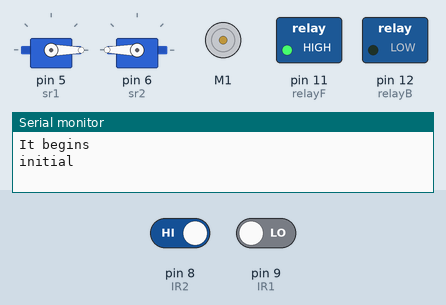
Simulated run of this sketch. Board: Arduino Uno, built with avr-gcc and run on an emulated ATmega328P. On the bench: 2 × servo, DC motor (green arrow = forward, orange = backward, longer = faster), switched loads named in the sketch (green lamp = pin HIGH), the last lines printed to the serial monitor. The test bench sets the inputs (shaded band); at power-on: pin 8 (IR2) HIGH, pin 9 (IR1) LOW.

Above: at 11.2 s.
11.3 s: pin 8 (IR2) driven LOW and pin 9 (IR1) driven HIGH
At 12.6 s:
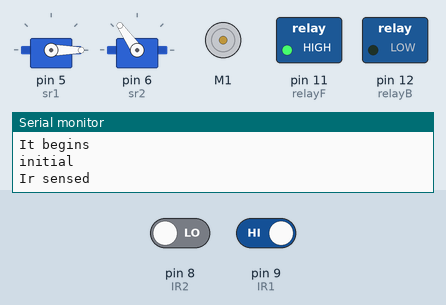
At 20.3 s:
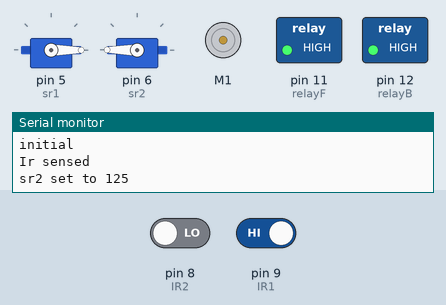
Timing chart, 0 to 42.5 s (numbered marks = the images above; inputs shaded):
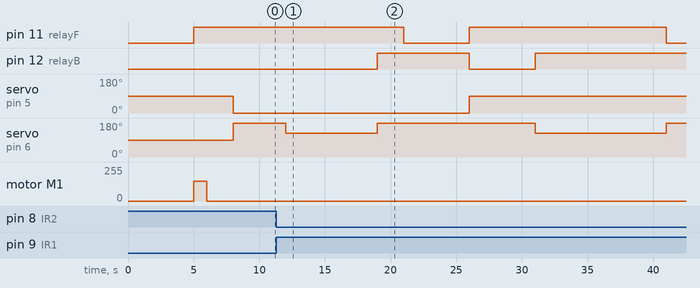

Measured:
- after the input at 11.3 s, pin 11 (relayF): HIGH → LOW after 9.7 s, → HIGH 5.0 s later, → LOW 15.0 s later; pin 12 (relayB): LOW → HIGH after 7.7 s, → LOW 7.0 s later, → HIGH 5.0 s later; servo on pin 5 (sr1): 0° → 90° after 14.7 s; servo on pin 6 (sr2): 180° → 125° after 0.70 s, → 180° 7.0 s later, → 125° 12.0 s later, → 180° 10.0 s later

The sketch:

roboticarm.ino
```cpp
//Robotic Arm & Gripper using Old Dvd Writer Gear Motor mechanism and servo motor

#include <Servo.h>
#include <AFMotor.h>

Servo sr1;
Servo sr2;

#define IR2 8
#define IR1 9
#define relayF 11
#define relayB 12
#define relayM 10

AF_DCMotor motor1(1);
void setup()
{
  Serial.begin(9600);

  pinMode(11, OUTPUT);
  pinMode(12, OUTPUT);
  pinMode(8,INPUT);

  sr1.attach(5);
  sr2.attach(6);

  digitalWrite(relayF,LOW);//gear motor upwards
  delay(5000);
  digitalWrite(relayF,HIGH);

  motor1.setSpeed(150);
  motor1.run(RELEASE);
Serial.println("It begins");

  motor1.run(FORWARD);
  delay(1000);
  motor1.run(RELEASE);
  delay(2000);


sr2.write(180);
sr1.write(0);

Serial.println("initial");
delay(2000);
}

void loop() {

  if(!digitalRead(IR2) && digitalRead(IR1)) {
    digitalWrite(relayM,HIGH);
  Serial.println("Ir sensed");
  sr2.write(125);//grip open
  delay(2000);
  Serial.println("sr2 set to 125");

  digitalWrite(relayB,LOW);
  delay(5000);
  digitalWrite(relayB,HIGH);

  sr2.write(180); //grip closed
  delay(2000);
  Serial.println("grip closed");

  digitalWrite(relayF,LOW);//gear motor upwards
  delay(5000);
  digitalWrite(relayF,HIGH);


  sr1.write(90);
  digitalWrite(relayB,LOW);//gear motor downwards
  delay(5000);
  digitalWrite(relayB,HIGH);


  sr2.write(125);
  delay(10000);
  sr2.write(180);
  digitalWrite(relayF,LOW);//gear motor upwards
  delay(5000);
  digitalWrite(relayF,HIGH);

  Serial.println("up");
  sr1.write(180);
  digitalWrite(relayB,LOW);//gear down
  delay(5000);
  digitalWrite(relayB,HIGH);

  sr2.write(125);
  delay(5000);
  digitalWrite(relayF,LOW);//gear up
  delay(5000);
  digitalWrite(relayF,HIGH);

  sr2.write(180);
  }
  if(!digitalRead(IR1) && digitalRead(IR2))
  {
    delay(1000);
    digitalWrite(relayM,LOW);
  }
}
```
